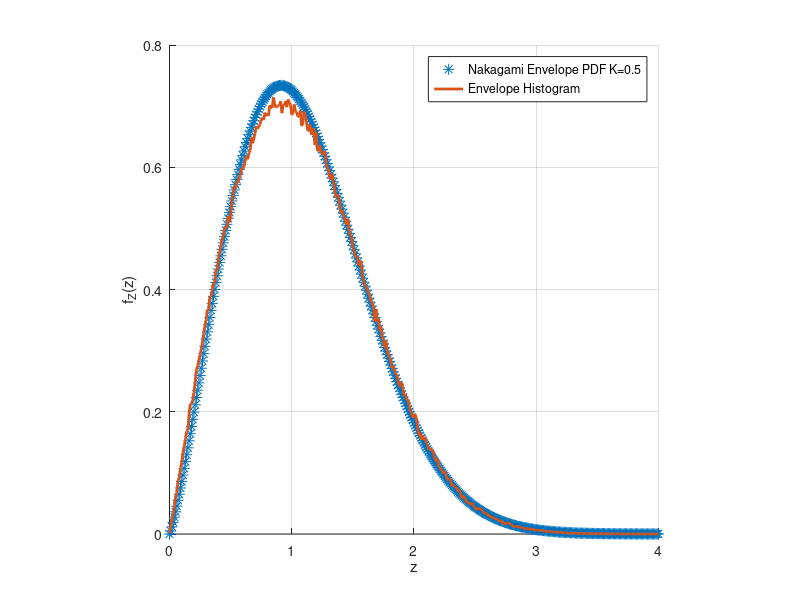
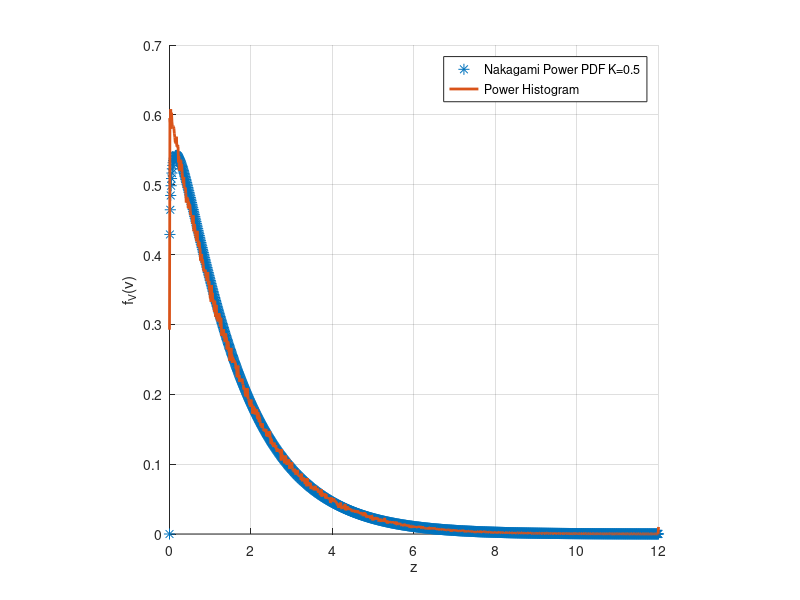
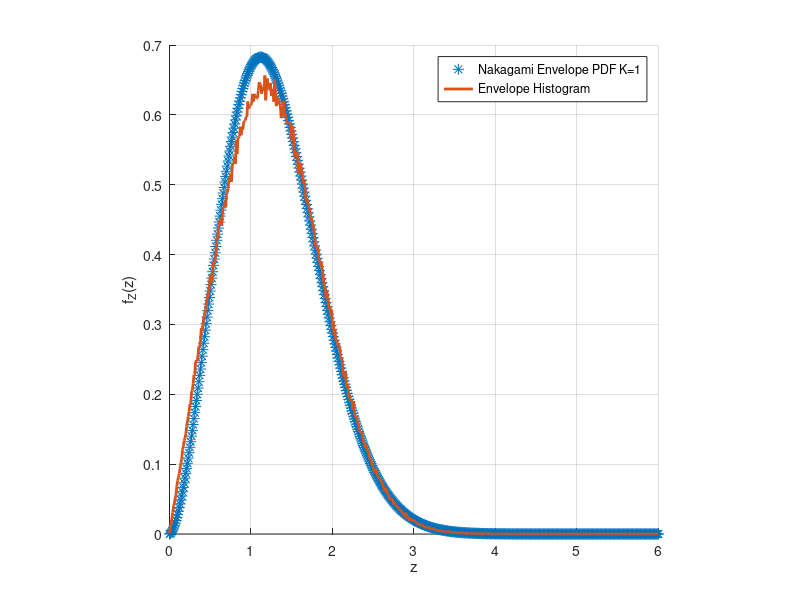
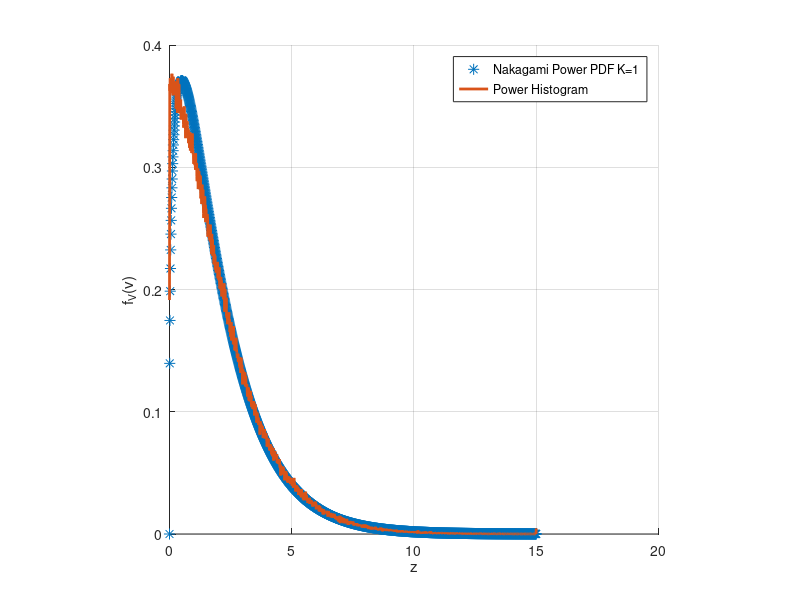

Recreate these plots in MATLAB, in order.
clear;clc;
% K=0.5;
rician_data = sqrt(0.5)*0.6+1i*sqrt(0.5)*0.8+sqrt(0.5).*(randn(1,1e6)+1i.*(randn(1,1e6)));
rician_power = abs(rician_data).^2;
bin_width = 1e-2;
lims = 0:bin_width:4;
m = @(K) (K+1).^2/(2*K+1);
K=0.5;
N = hist(abs(rician_data),lims);hold on;
plot(lims,2*m(K).^m(K).*lims.^(2*m(K)-1).*exp(-m(K).*lims.^2./(K+1))./(gamma(m(K)).*(K+1)^(m(K))),'*','MarkerSize',8);
plot(lims,N./1e6./bin_width,'LineWidth',2);
legend('Nakagami Envelope PDF K=0.5','Envelope Histogram');
xlabel('z');ylabel('f_Z(z)');
axis square;
grid on;
figure,
lims = 0:bin_width:12;
N = hist(rician_power,lims);hold on;
plot(lims,(m(K)/(K+1)).^m(K).*lims.^(m(K)-1)./gamma(m(K)).*exp(-m(K).*lims./(K+1)),'*','MarkerSize',8);
plot(lims,N./1e6./bin_width,'LineWidth',2);
legend('Nakagami Power PDF K=0.5','Power Histogram');
xlabel('z');ylabel('f_V(v)');
axis square;
grid on;
% K = 1;
lims = 0:bin_width:6;
figure,
rician_data = 0.6+1i*0.8+sqrt(0.5).*(randn(1,1e6)+1i.*(randn(1,1e6)));
rician_power = abs(rician_data).^2;
K = 1;
N = hist(abs(rician_data),lims);
hold on;
plot(lims,2*m(K).^m(K).*lims.^(2*m(K)-1).*exp(-m(K).*lims.^2./(K+1))./(gamma(m(K)).*(K+1)^(m(K))),'*','MarkerSize',8);
plot(lims,N./1e6./bin_width,'LineWidth',2);
legend('Nakagami Envelope PDF K=1','Envelope Histogram');
xlabel('z');ylabel('f_Z(z)');
axis square;
grid on;
figure,
lims = 0:bin_width:15;
N = hist(rician_power,lims);hold on;
plot(lims,(m(K)/(K+1)).^m(K).*lims.^(m(K)-1)./gamma(m(K)).*exp(-m(K).*lims./(K+1)),'*','MarkerSize',8);
plot(lims,N./1e6./bin_width,'LineWidth',2);
legend('Nakagami Power PDF K=1','Power Histogram');
xlabel('z');ylabel('f_V(v)');
axis square;
grid on;
figure,
% K = 3;
rician_data = 0.6*sqrt(3)+1i*0.8*sqrt(3)+sqrt(0.5).*(randn(1,1e6)+1i.*(randn(1,1e6)));
rician_power = abs(rician_data).^2;
lims = 0:bin_width:6;
N = hist(abs(rician_data),lims);
K = 3;
hold on;
plot(lims,2*m(K).^m(K).*lims.^(2*m(K)-1).*exp(-m(K).*lims.^2./(K+1))./(gamma(m(K)).*(K+1)^(m(K))),'*','MarkerSize',8);
plot(lims,N./1e6./bin_width,'LineWidth',2);
legend('Nakagami Envelope PDF K=3','Envelope Histogram');
xlabel('z');ylabel('f_Z(z)');
axis square;
grid on;
figure,
lims = 0:bin_width:25;
N = hist(rician_power,lims);hold on;
plot(lims,(m(K)/(K+1)).^m(K).*lims.^(m(K)-1)./gamma(m(K)).*exp(-m(K).*lims./(K+1)),'*','MarkerSize',8);
plot(lims,N./1e6./bin_width,'LineWidth',2);
legend('Nakagami Power PDF K=3','Power Histogram');
xlabel('z');ylabel('f_V(v)');
axis square;
grid on;
figure,
% K =10;
lims = 0:bin_width:10;
rician_data = 0.6*sqrt(10)+1i*sqrt(10)*0.8+sqrt(0.5).*(randn(1,1e6)+1i.*(randn(1,1e6)));
rician_power = abs(rician_data).^2;
N = hist(abs(rician_data),lims);
hold on;
K=10;
plot(lims,2*m(K).^m(K).*lims.^(2*m(K)-1).*exp(-m(K).*lims.^2./(K+1))./(gamma(m(K)).*(K+1)^(m(K))),'*','MarkerSize',8);
plot(lims,N./1e6./bin_width,'LineWidth',2);
legend('Nakagami Envelope PDF K=10','Envelope Histogram');
xlabel('z');ylabel('f_Z(z)');
axis square;
grid on;
figure,
lims = 0:bin_width:50;
N = hist(rician_power,lims);hold on;
plot(lims,(m(K)/(K+1)).^m(K).*lims.^(m(K)-1)./gamma(m(K)).*exp(-m(K).*lims./(K+1)),'*','MarkerSize',8);
plot(lims,N./1e6./bin_width,'LineWidth',2);
legend('Nakagami Power PDF K=10','Power Histogram');
xlabel('z');ylabel('f_V(v)');
axis square;
grid on;